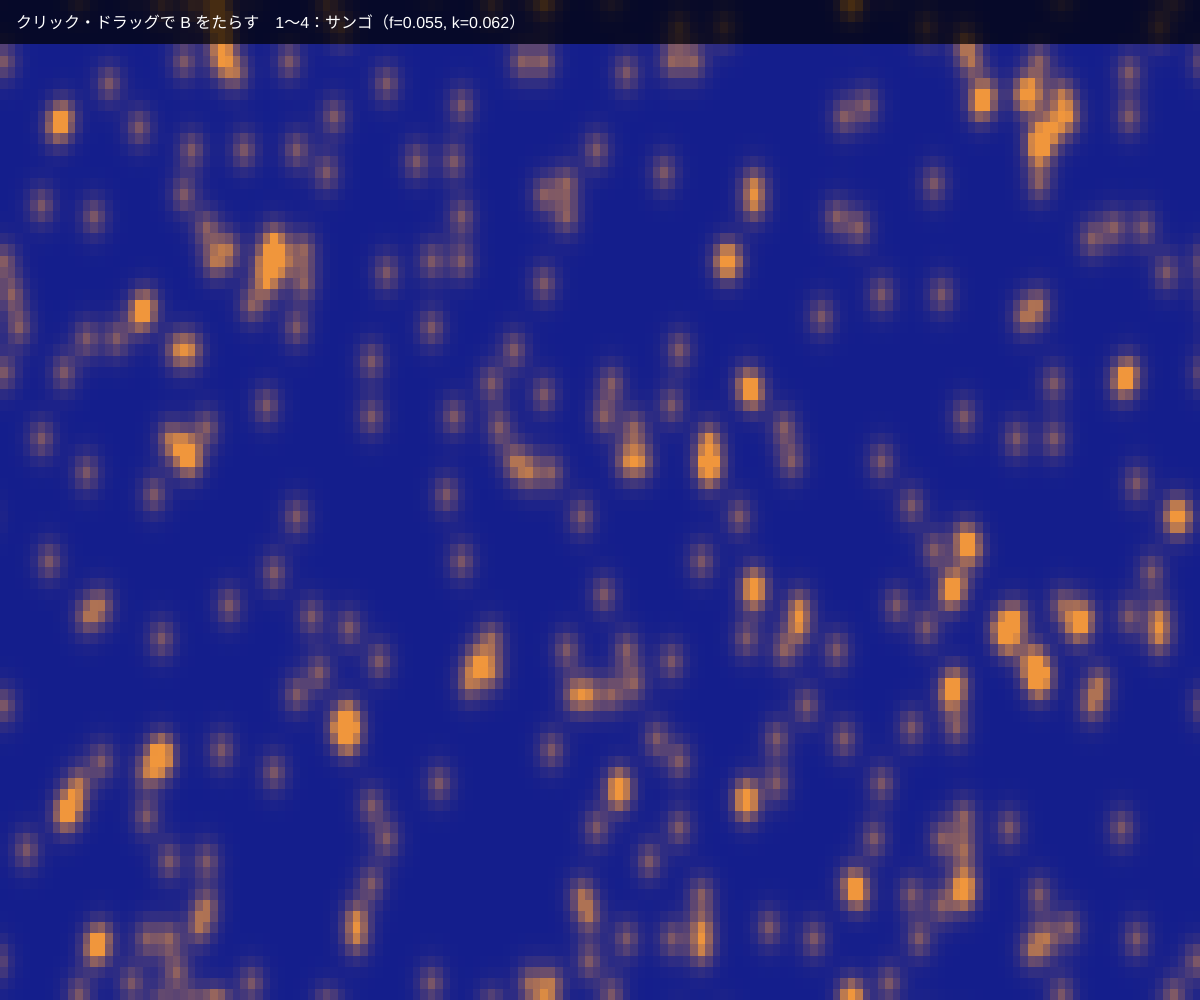
Frame 1 (no input)
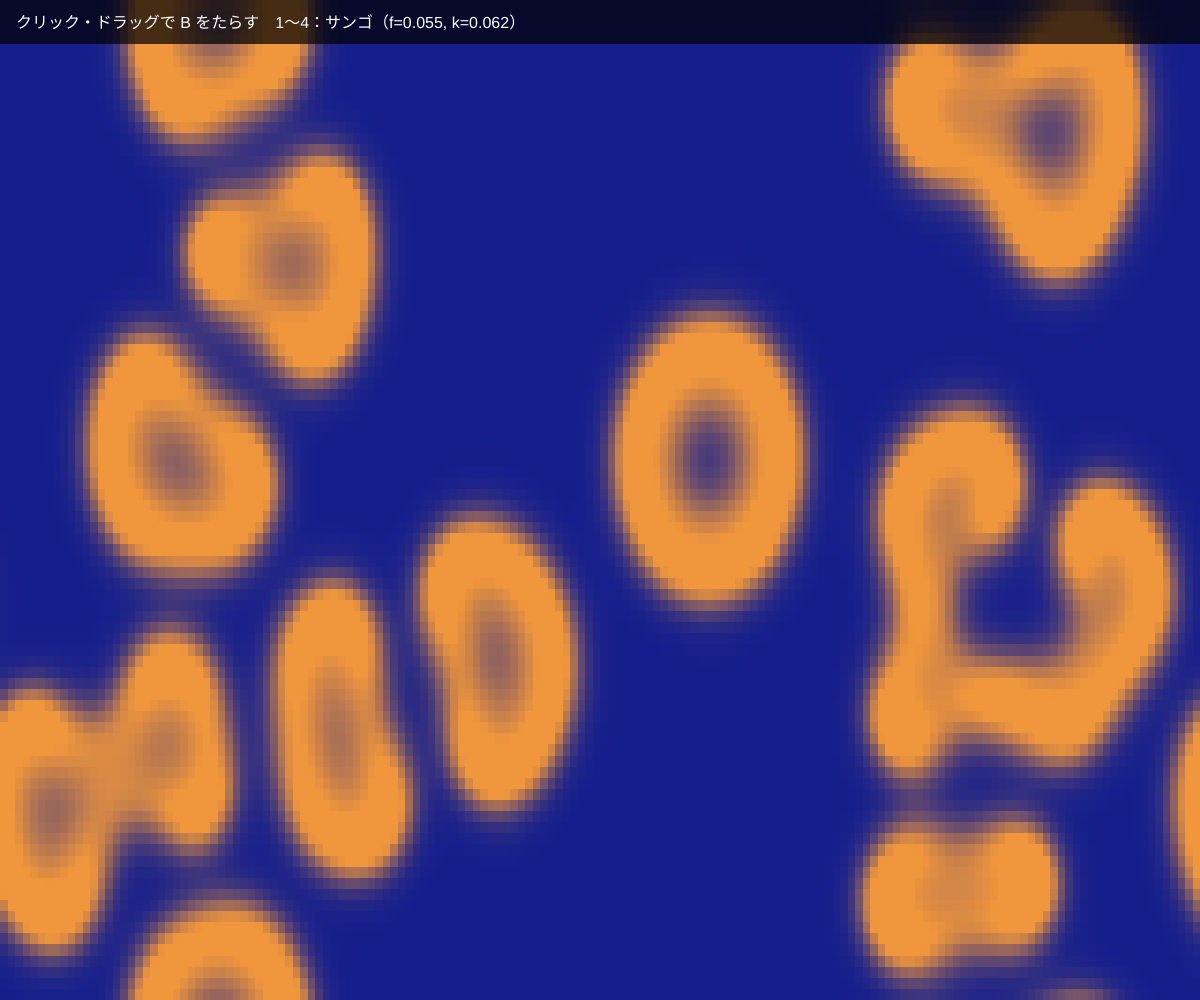
Frame 60 (no input)
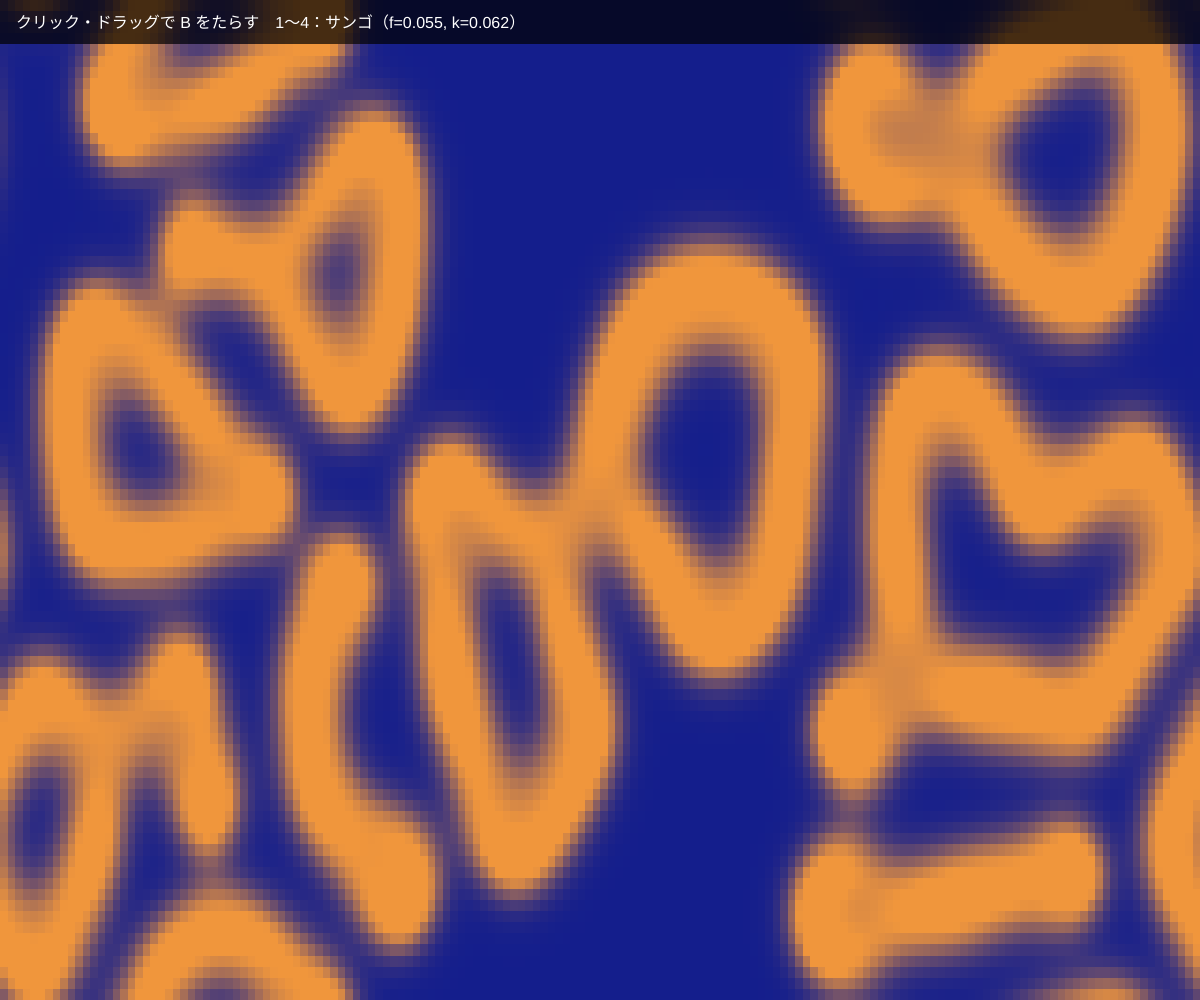
Frame 120 (the mouse pressed at the canvas centre since frame 60)

The p5.js sketch that drew these frames (run headless with seeded random() and noise() and a simulated clock; from frame 60 on, the mouse is pressed at the canvas centre):

// p5.js sketch
// ── sketch.js
// ============================================
// 04 反応拡散（チューリング・パターン）
// 2種類の化学物質 A と B が「広がる」「反応する」だけで、
// ヒョウの斑点やシマウマの縞、サンゴのような模様が自然にできる
// クリック・ドラッグで B をたらす / 1〜4 キーで模様のタイプ
// ============================================

let w = 160, h = 90; // 計算する大きさ（小さいほど速い）
let A, B, nextA, nextB;
let img;
let dA = 1.0, dB = 0.5; // 広がる速さ
let feed = 0.055, kill = 0.062; // 反応のパラメータ（これで模様が変わる）
let presets = [
  { name: '斑点（ヒョウ）', f: 0.035, k: 0.065 },
  { name: 'サンゴ', f: 0.055, k: 0.062 },
  { name: 'ミトコンドリア', f: 0.03, k: 0.06 },
  { name: '波', f: 0.014, k: 0.045 },
];
let presetName = 'サンゴ';

function setup() {
  createCanvas(windowWidth, windowHeight);
  pixelDensity(1);
  noSmooth();
  img = createImage(w, h);
  A = new Float32Array(w * h).fill(1);
  B = new Float32Array(w * h).fill(0);
  nextA = new Float32Array(w * h);
  nextB = new Float32Array(w * h);
  // 真ん中に B をひとたらし
  for (let i = 0; i < 300; i++) B[floor(random(w * h))] = 1;
}

function draw() {
  // 1フレームに 8 回計算を進める
  for (let n = 0; n < 8; n++) update();

  // 描く：B の濃さで色をつける
  img.loadPixels();
  for (let i = 0; i < w * h; i++) {
    let v = constrain(B[i] * 3, 0, 1);
    let p = i * 4;
    img.pixels[p] = 20 + v * 220;
    img.pixels[p + 1] = 30 + v * 120;
    img.pixels[p + 2] = 60 + (1 - v) * 80;
    img.pixels[p + 3] = 255;
  }
  img.updatePixels();
  image(img, 0, 0, width, height);

  noStroke();
  fill(0, 180);
  rect(0, 0, width, 44);
  fill(255);
  textSize(16);
  text('クリック・ドラッグで B をたらす　1〜4：' + presetName + '（f=' + feed + ', k=' + kill + '）', 16, 28);
}

// ★ グレイ＝スコット・モデル：A と B のルール
function update() {
  for (let y = 0; y < h; y++) {
    for (let x = 0; x < w; x++) {
      let i = x + y * w;
      let a = A[i], b = B[i];
      // まわりとの差（ラプラシアン）＝「広がる」のもと
      let la = laplace(A, x, y), lb = laplace(B, x, y);
      let abb = a * b * b; // A と B が出会うと A が B に変わる（反応）
      nextA[i] = a + (dA * la - abb + feed * (1 - a));
      nextB[i] = b + (dB * lb + abb - (kill + feed) * b);
      nextA[i] = constrain(nextA[i], 0, 1);
      nextB[i] = constrain(nextB[i], 0, 1);
    }
  }
  [A, nextA] = [nextA, A];
  [B, nextB] = [nextB, B];
}

function laplace(arr, x, y) {
  let xm = (x - 1 + w) % w, xp = (x + 1) % w;
  let ym = (y - 1 + h) % h, yp = (y + 1) % h;
  return (
    -arr[x + y * w] +
    0.2 * (arr[xm + y * w] + arr[xp + y * w] + arr[x + ym * w] + arr[x + yp * w]) +
    0.05 * (arr[xm + ym * w] + arr[xp + ym * w] + arr[xm + yp * w] + arr[xp + yp * w])
  );
}

function mouseDragged() {
  drop();
}
function mousePressed() {
  drop();
}
function drop() {
  let cx = floor(map(mouseX, 0, width, 0, w));
  let cy = floor(map(mouseY, 0, height, 0, h));
  for (let i = -2; i <= 2; i++) {
    for (let j = -2; j <= 2; j++) {
      let x = (cx + i + w) % w, y = (cy + j + h) % h;
      B[x + y * w] = 1;
    }
  }
}

function keyPressed() {
  let i = int(key) - 1;
  if (i >= 0 && i < presets.length) {
    feed = presets[i].f;
    kill = presets[i].k;
    presetName = presets[i].name;
  }
}

// ---------- やってみよう ----------
// 1. 1〜4 で模様を切りかえて、しばらく待とう。模様が「育つ」
// 2. feed と kill を自分で少しずつ変えてみる（0.01 ずらすだけで別の模様）
// 3. 色の式を変えて、本物の動物の柄に近づけよう
